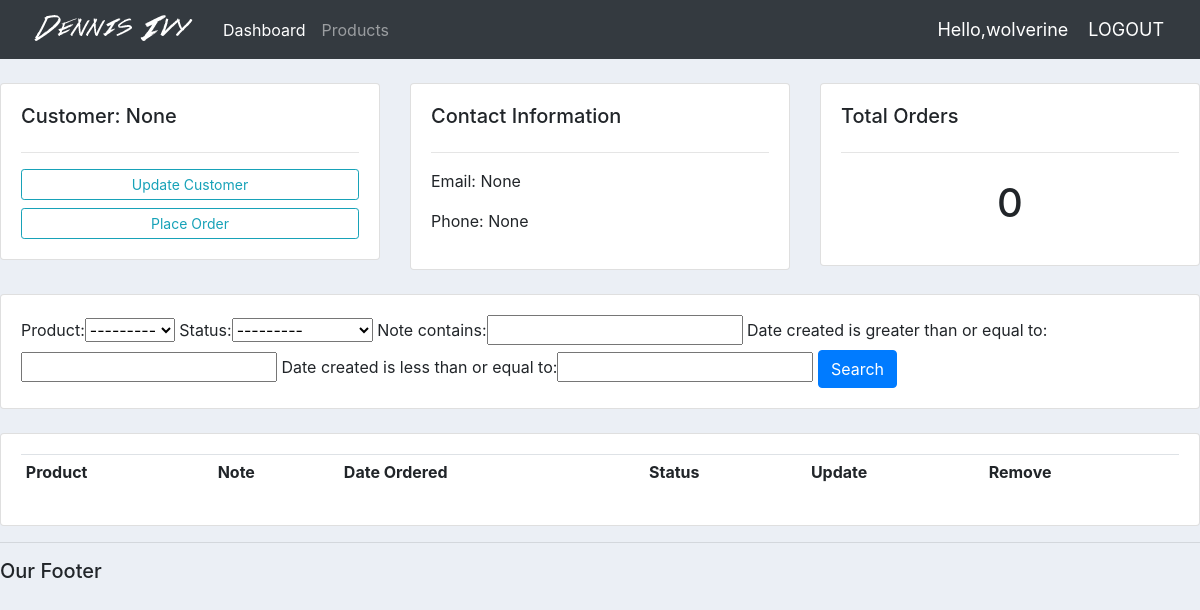
Screenshot of /customer/4/ (signed in) with the database file from the repository.
### accounts/models.py (models this page shows, shortened)
class Customer(models.Model):
    user = models.OneToOneField(User, null=True, blank=True, on_delete=models.CASCADE)
    name = models.CharField(max_length=200, null=True)
    phone = models.CharField(max_length=200, null=True)
    email = models.CharField(max_length=200, null=True)
    profile_pic = models.ImageField(default="profile1.jpg", null=True, blank=True)
    date_created = models.DateTimeField(auto_now_add=True, null=True)

### accounts/decorators.py (the view)
        def wrapper_func(request, *args, **kwargs):
            group = None
            if request.user.groups.exists():
                group = request.user.groups.all()[0].name
            if group in allowed_roles:
                return view_func(request, *args, **kwargs)
            else:
                return HttpResponse('You are not authorized to view this page!')

### accounts/models.py (called while the page is built)
    def __str__(self):
        return self.name

### accounts/views.py (called while the page is built)
@login_required(login_url = 'login')
@allowed_users(allowed_roles=['admin'])
def customer(request, pk_test):
    customer = Customer.objects.get(id=pk_test)
    orders = customer.order_set.all()
    order_count = orders.count()
    myFilter = OrderFilter(request.GET, queryset=orders)
    orders = myFilter.qs
    context = {'customer' :customer, 'orders' :orders, 'order_count' : order_count, 'myFilter': myFilter}
    return render(request,'accounts/customer.html', context)

### accounts/templates/accounts/customer.html (shortened to what this page needs)
{% extends 'accounts/main.html' %}
{%  block content %}
<br>
<div class="row">
    <div class="col-md">
        <div class="card card-body">
            <h5>Customer: {{customer.name}}</h5>
            <hr>
            <a href="" class="btn btn-outline-info btn-sm btn-block">Update Customer</a>
            <a href="{% url 'create_order' customer.id %}" class="btn btn-outline-info btn-sm btn-block">Place Order</a>
        </div>
    </div>
    <div class="col-md">
        <div class="card card-body">
            <h5>Contact Information</h5>
            <hr>
            <p>Email: {{customer.email}}</p>
            <p>Phone: {{customer.phone}}</p>
        </div>
    </div>
    <div class="col-md">
        <div class="card card-body">
            <h5>Total Orders</h5>
            <hr>
            <h1 style="text-align:center; padding:10px">{{order_count}}</h1>
        </div>
    </div>
</div>
<br>
<div class="row">
    <div class="col">
        <div class="card card-body">
            <form method="get">
                {{myFilter.form}}
                <button class="btn btn-primary" type="submit">Search</button>
            </form>
        </div>
    </div>
</div>
<br>
<div class="row">
    <div class="col-md">
        <div class="card card-body">
            <table class="table table-sm">
                <tr>
                    <th>Product</th>
                    <th>Note</th>
                    <th>Date Ordered</th>
                    <th>Status</th>
                    <th>Update</th>
                    <th>Remove</th>
                </tr>
            </table>
        </div>
    </div>
</div>
{% endblock %}

### accounts/templates/accounts/navbar.html (shortened to what this page needs)
{%  load static %}
<nav class="navbar navbar-expand-lg navbar-dark bg-dark">
   <img src="{% static 'images/logo.png' %}">
    <div class="collapse navbar-collapse" id="navbarNav">
      <ul class="navbar-nav">
        {% if request.user.is_staff %}
        <li class="nav-item active">
          <a class="nav-link" href="{% url 'home' %}">Dashboard</a>
        </li>
        <li class="nav-item">
          <a class="nav-link" href="{% url 'products' %}">Products</a>
        </li>
        {% else %}
        <li class="nav-item">
          <a href="{% url 'account' %}" class="nav-link">Settings</a>
        </li>
        {% endif %}
      </ul>
    </div>
    <span class="hello-msg">Hello,{{request.user}}</span>
    <span><a class="hello-msg" href="{% url 'logout' %}">LOGOUT</a></span>
  </nav>

### static/css/main.css (style rules this page uses)
body { background-color: #ebeff5; }

### accounts/templates/accounts/navbar.html (style rules this page uses)
.hello-msg { font-size: 18px; color: #fff; margin-right: 20px; }

### rows the page displays
Customer: name "None", email "None", phone "None"

### other values shown
{{ request.user }} "wolverine"
{{ order_count }} "0"
